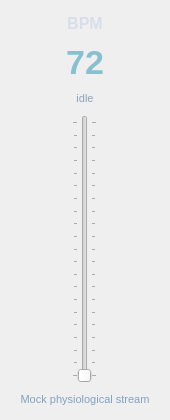
<?xml version="1.0" encoding="UTF-8"?>
<ui version="4.0">
 <class>MockHeartRateWindow</class>
 <widget class="QWidget" name="mock_heart_rate_window">
  <property name="geometry">
   <rect>
    <x>0</x>
    <y>0</y>
    <width>170</width>
    <height>420</height>
   </rect>
  </property>
  <property name="windowTitle">
   <string>Mock Heart Rate</string>
  </property>
  <layout class="QVBoxLayout" name="mock_heart_rate_window_layout">
   <property name="leftMargin">
    <number>14</number>
   </property>
   <property name="topMargin">
    <number>14</number>
   </property>
   <property name="rightMargin">
    <number>14</number>
   </property>
   <property name="bottomMargin">
    <number>14</number>
   </property>
   <property name="spacing">
    <number>10</number>
   </property>
   <item>
    <widget class="QLabel" name="mock_heart_rate_title_label">
     <property name="styleSheet">
      <string notr="true">font-size: 16px; font-weight: 700; color: #d8dee9;</string>
     </property>
     <property name="text">
      <string>BPM</string>
     </property>
     <property name="alignment">
      <set>Qt::AlignCenter</set>
     </property>
    </widget>
   </item>
   <item>
    <widget class="QLabel" name="mock_heart_rate_value_label">
     <property name="styleSheet">
      <string notr="true">font-size: 34px; font-weight: 800; color: #88c0d0;</string>
     </property>
     <property name="text">
      <string>72</string>
     </property>
     <property name="alignment">
      <set>Qt::AlignCenter</set>
     </property>
    </widget>
   </item>
   <item>
    <widget class="QLabel" name="mock_heart_rate_state_label">
     <property name="styleSheet">
      <string notr="true">font-size: 11px; color: #8ea3b8;</string>
     </property>
     <property name="text">
      <string>idle</string>
     </property>
     <property name="alignment">
      <set>Qt::AlignCenter</set>
     </property>
    </widget>
   </item>
   <item alignment="Qt::AlignHCenter">
    <widget class="QSlider" name="mock_heart_rate_slider">
     <property name="minimumHeight">
      <number>240</number>
     </property>
     <property name="maximum">
      <number>200</number>
     </property>
     <property name="singleStep">
      <number>1</number>
     </property>
     <property name="pageStep">
      <number>5</number>
     </property>
     <property name="tickPosition">
      <enum>QSlider::TicksBothSides</enum>
     </property>
     <property name="tickInterval">
      <number>10</number>
     </property>
     <property name="orientation">
      <enum>Qt::Vertical</enum>
     </property>
    </widget>
   </item>
   <item>
    <widget class="QLabel" name="mock_heart_rate_footer_label">
     <property name="styleSheet">
      <string notr="true">font-size: 11px; color: #81a1c1;</string>
     </property>
     <property name="text">
      <string>Mock physiological stream</string>
     </property>
     <property name="alignment">
      <set>Qt::AlignCenter</set>
     </property>
    </widget>
   </item>
  </layout>
 </widget>
 <resources/>
 <connections/>
</ui>
